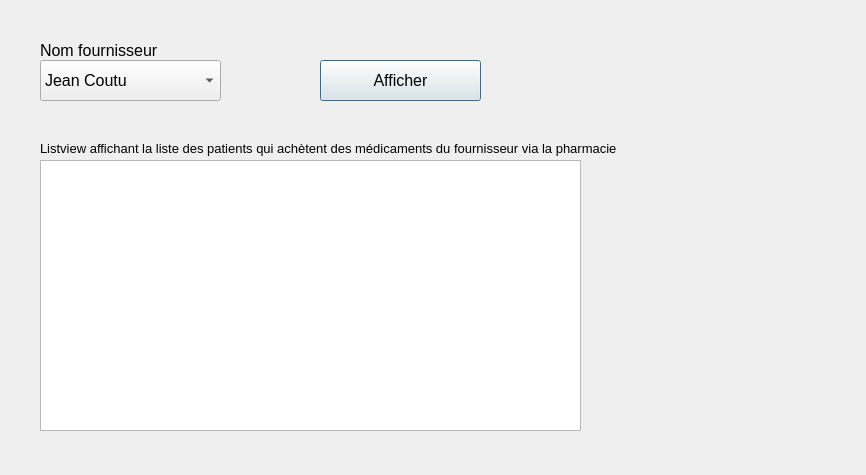
<?xml version="1.0" encoding="UTF-8"?>
<ui version="4.0">
 <class>Dialog</class>
 <widget class="QDialog" name="Dialog">
  <property name="geometry">
   <rect>
    <x>0</x>
    <y>0</y>
    <width>866</width>
    <height>475</height>
   </rect>
  </property>
  <property name="windowTitle">
   <string>Dialog</string>
  </property>
  <widget class="QLabel" name="label_nom_fournisseur">
   <property name="geometry">
    <rect>
     <x>40</x>
     <y>40</y>
     <width>121</width>
     <height>21</height>
    </rect>
   </property>
   <property name="font">
    <font>
     <pointsize>12</pointsize>
    </font>
   </property>
   <property name="text">
    <string>Nom fournisseur</string>
   </property>
  </widget>
  <widget class="QComboBox" name="comboBox_nom_fournisseur">
   <property name="geometry">
    <rect>
     <x>40</x>
     <y>60</y>
     <width>181</width>
     <height>41</height>
    </rect>
   </property>
   <property name="font">
    <font>
     <pointsize>12</pointsize>
    </font>
   </property>
   <item>
    <property name="text">
     <string>Jean Coutu</string>
    </property>
   </item>
   <item>
    <property name="text">
     <string>Uniprix</string>
    </property>
   </item>
   <item>
    <property name="text">
     <string>Shoppers Drug Mart</string>
    </property>
   </item>
   <item>
    <property name="text">
     <string>Familiprix</string>
    </property>
   </item>
   <item>
    <property name="text">
     <string>Pharmaprix</string>
    </property>
   </item>
  </widget>
  <widget class="QPushButton" name="pushButton_afficher">
   <property name="geometry">
    <rect>
     <x>320</x>
     <y>60</y>
     <width>161</width>
     <height>41</height>
    </rect>
   </property>
   <property name="font">
    <font>
     <pointsize>12</pointsize>
    </font>
   </property>
   <property name="text">
    <string>Afficher</string>
   </property>
  </widget>
  <widget class="QLabel" name="label">
   <property name="geometry">
    <rect>
     <x>40</x>
     <y>140</y>
     <width>581</width>
     <height>16</height>
    </rect>
   </property>
   <property name="font">
    <font>
     <pointsize>10</pointsize>
    </font>
   </property>
   <property name="text">
    <string>Listview affichant la liste des patients qui achètent des médicaments du fournisseur via la pharmacie</string>
   </property>
  </widget>
  <widget class="QListView" name="listView">
   <property name="geometry">
    <rect>
     <x>40</x>
     <y>160</y>
     <width>541</width>
     <height>271</height>
    </rect>
   </property>
  </widget>
 </widget>
 <resources/>
 <connections/>
</ui>
